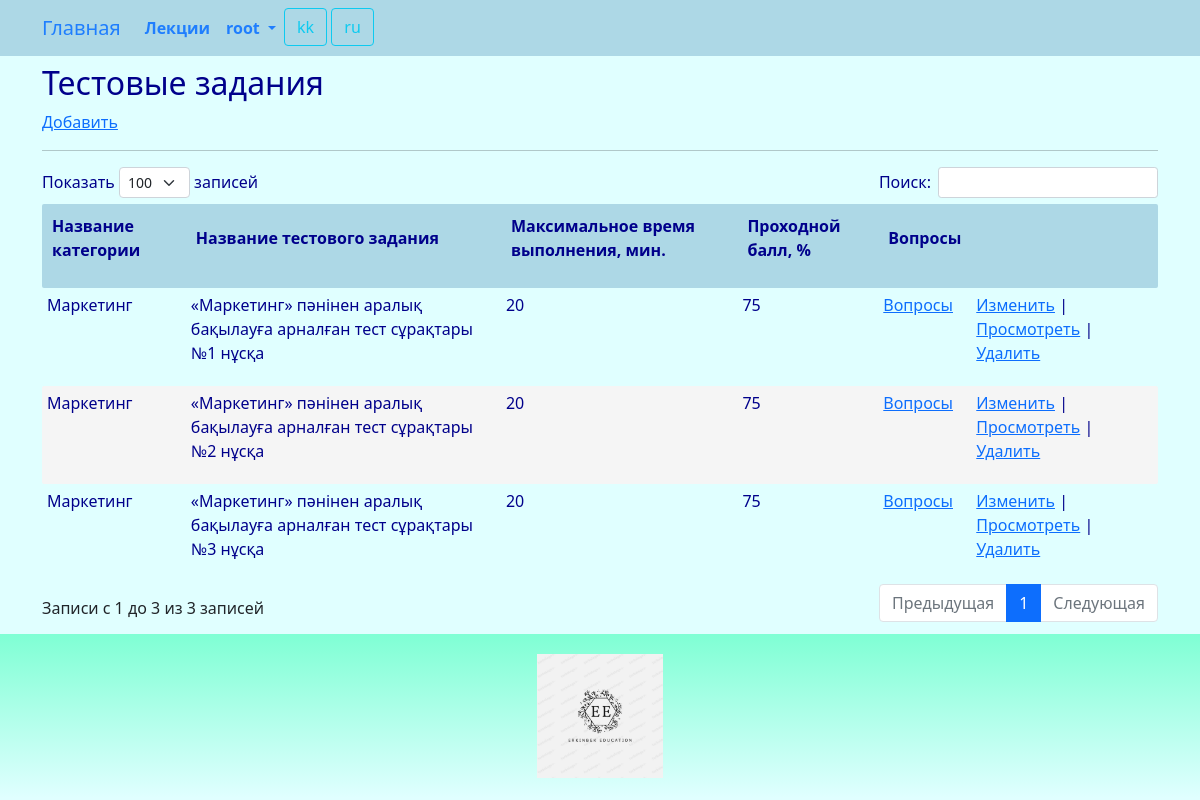
/teststask/index/ (signed in), run on the app's committed database.
### guide/models.py (models this page shows, shortened)
class Teststask(models.Model):
    category = models.ForeignKey(Category, related_name='teststask_category', on_delete=models.CASCADE)
    title = models.CharField(_('teststask_title'), max_length=255)
    details = models.TextField(_('teststask_details'), blank=True, null=True)
    minutes = models.IntegerField(_('minutes'))
    limit = models.IntegerField(_('limit'))
    class Meta:
        db_table = 'teststask'
        indexes = [
            models.Index(fields=['title']),
        ]
        ordering = ['title']

class Category(models.Model):
    title = models.CharField(_('category_title'), max_length=128, unique=True)
    class Meta:
        db_table = 'category'
    def __str__(self):
        return "{}".format(self.title)

### guide/views.py (the view)
# urls.py: path('teststask/index/', views.teststask_index, name='teststask_index'),
@login_required
@group_required("Managers")
def teststask_index(request):
    try:
        teststask = Teststask.objects.all().order_by('id')
        return render(request, "teststask/index.html", {"teststask": teststask,})
    except Exception as exception:
        print(exception)
        return HttpResponse(exception)

### guide/views.py (called while the page is built)
def group_required(*group_names):
    def in_groups(u):
        if u.is_authenticated:
            if bool(u.groups.filter(name__in=group_names)) | u.is_superuser:
                return True
        return False
    return user_passes_test(in_groups, login_url='403')

### templates/teststask/index.html (shortened to what this page needs)
{% extends "base.html" %}
{% load i18n %}
{% block content %}
<h2>{% trans "teststasks" %}</h2>
<p><a href="{% url 'teststask_create'%}">{% trans "Add" %}</a></p>
<hr>
{% if teststask.count > 0 %}
<div class="row">
	<table id="myTable" class="table-manager" style="width:100%">
		<thead>
			<tr>
				<th><p>{% trans "category_title" %}</p></th>
				<th><p>{% trans "teststask_title" %}</p></th>
				<th><p>{% trans "minutes" %}</p></th>
				<th><p>{% trans "limit" %}</p></th>
				<th><p>{% trans "questions" %}</p></th>
				<th><p></p></th>
			</tr>
		</thead>
		<tbody>
			{% for p in teststask %}
			<tr>
				<td><p>{{ p.category }}</p></td>
				<td><p>{{ p.title }}</p></td>
				<td><p>{{ p.minutes }}</p></td>
				<td><p>{{ p.limit }}</p></td>
				<td><p><a href="{% url 'question_index' p.id %}">{% trans "questions" %}</a></p></td>
				<td><p>
					<a href="{% url 'teststask_edit' p.id %}">{% trans "Change" %}</a> |
					<a href="{% url 'teststask_read' p.id %}">{% trans "View" %}</a> |
					<a onclick="return confirm('Удалить запись?')" href="{% url 'teststask_delete' p.id %}">{% trans "Delete" %}</a>
				</p></td>
			</tr>
			{% endfor %}
		</tbody>
	</table>
</div>
{% endif %}
{% endblock content %}

### templates/base.html (shortened to what this page needs)
<!DOCTYPE html>
{% load static %}
{% load i18n %}
<html>
<head>
	<link href="https://cdn.jsdelivr.net/npm/bootstrap@5.0.2/dist/css/bootstrap.min.css" rel="stylesheet">
	<link rel="stylesheet" href="{% static 'css/styles.css' %}" />
	<link rel="stylesheet" href="{% static 'css/choosen.css' %}" />
</head>
<nav class="navbar navbar-expand-lg justify-content-center">
	<div class="container">
		<div class="collapse navbar-collapse" id="mainMenu">
			<ul class="navbar-nav me-auto mb-2 mb-lg-0">
				<a class="navbar-brand" href="{{ HTTP_HOST }}/">{% trans "Home" %}</a>
				<li class="nav-item">
					<a class="nav-link" href="{% url 'lecture' %}">{% trans "lectures" %}</a>
				</li>
				{% if user.is_authenticated %}
				<li class="nav-item dropdown">
					<a class="nav-link dropdown-toggle" href="#" id="navbarDropdown" role="button" data-bs-toggle="dropdown" aria-expanded="false">
						{{ user.username }}
					</a>
				</li>
				{% else %}
				<form class="form-inline ml-auto">
					<a href="{% url 'login' %}" class="btn btn-outline-secondary">{% trans "Log In" %}</a>
					<a href="{% url 'signup' %}" class="btn btn-primary ml-2">{% trans "Sign up" %}</a>
				</form>
				{% endif %}
				<form action="{% url 'set_language' %}" method="post">
					{% get_current_language as LANGUAGE_CODE %}
					{% get_available_languages as LANGUAGES %}
					{% get_language_info_list for LANGUAGES as languages %}
					{% for language in languages %}
					<button type="submit" class="btn btn-outline-info" name="language" value="{{ language.code }}">
						{{ language.code }}
					</button>
					{% endfor %}
				</form>
			</ul>
		</div>
	</div>
</nav>
<body>
	<div class="container">
		{% block content%}{% endblock content %}
	</div>
</body>
<footer class="container-fluid text-center bg-lightgray">
	<div class="copyrights">
		<img src="{% static 'images/logo.jpg' %}" alt="logo" style="height:144px; padding: 10px;">
	</div>
</footer>
<link rel="stylesheet" href="https://cdn.datatables.net/1.13.8/css/dataTables.bootstrap5.min.css">
<link href="{% static 'css/jquery.fancybox.min.css' %}" rel="stylesheet">
</html>

### static/css/styles.css (style rules this page uses)
:root { --navbar-background-color: LightBlue; --navbar-text-color: #1F7EFE; --main-background-color-light: LightCyan; --main-background-color-dark: LightBlue; --main-text-color: DarkBlue; --main-header-color: DarkBlue; --main-text-attention-color: Purple; --footer-background-color-light: LightCyan; --footer-background-color-dark: Aquamarine; --footer-text-color: Teal; --card-background-color-light: LightCyan; --card-background-color-dark: LightBlue; --card-text-color: SeaGreen; --table-background-color-light: LightCyan; --table-background-color-dark: #F5F5F5; --table-text-color: DarkBlue; --star-size: 30px; --star-color: LightYellow; --star-background: Yellow ; }
.navbar { background-color: var(--navbar-background-color); color: var(--navbar-text-color); }
.navbar .navbar-nav, .navbar .navbar-nav .navbar-text { color: var(--navbar-text-color); }
.navbar ul { background-color: var(--navbar-background-color); color: var(--navbar-text-color); }
.navbar li { background-color: var(--navbar-background-color); color: var(--navbar-text-color); }
.navbar a { background-color: var(--navbar-background-color); color: var(--navbar-text-color); }
.navbar-brand { background-color: var(--navbar-background-color); color: var(--navbar-text-color); }
.nav-item { background-color: var(--navbar-background-color); color: var(--navbar-text-color); font-weight: bold; }
body { background-color: var(--main-background-color-light); }
h1, h2, h3, h4, h5, h6 { color: var(--main-header-color); }
p, ul, li, label { color: var(--main-text-color); }
.table-manager tbody { width: 100%; background-color: var(--main-background-color-light); border: none; margin-top: 20px; margin-bottom: 20px; }
.table-manager thead th { background-color: var(--main-background-color-dark); color: var(--main-text-color); font-weight: bold; text-align: left; padding: 10px; }
.table-manager thead tr th:first-child { border-radius: 2px 0 0 2px; }
.table-manager thead tr th:last-child { border-radius: 0 2px 2px 0; }
.table-manager tbody td { text-align: left; border: none; padding: 5px 5px; vertical-align: top; }
.table-manager tbody tr:nth-child(odd) { background: var(--table-background-color-light); }
.table-manager tbody tr:nth-child(even) { background: var(--table-background-color-dark); }
.table-manager tbody tr td:first-child { border-radius: 2px 0 0 2px; }
.table-manager tbody tr td:last-child { border-radius: 0 2px 2px 0; }
footer { background-image: linear-gradient(top, var(--footer-background-color-dark), var(--footer-background-color-light)); background-image: -o-linear-gradient(top, var(--footer-background-color-dark), var(--footer-background-color-light)); background-image: -moz-linear-gradient(top, var(--footer-background-color-dark), var(--footer-background-color-light)); background-image: -webkit-linear-gradient(top, var(--footer-background-color-dark), var(--footer-background-color-light)); margin-top: 10px; padding: 10px; }

### data on the page
Teststask: category "Маркетинг", title "«Маркетинг» пәнінен аралық бақылауға арналған тест сұрақтары №1 нұсқа", minutes "20", limit "75"
Teststask: category "Маркетинг", title "«Маркетинг» пәнінен аралық бақылауға арналған тест сұрақтары №2 нұсқа", minutes "20", limit "75"
Teststask: category "Маркетинг", title "«Маркетинг» пәнінен аралық бақылауға арналған тест сұрақтары №3 нұсқа", minutes "20", limit "75"

### other printed values
{{ user.username }} "root"
{{ language.code }} "kk" "ru"
